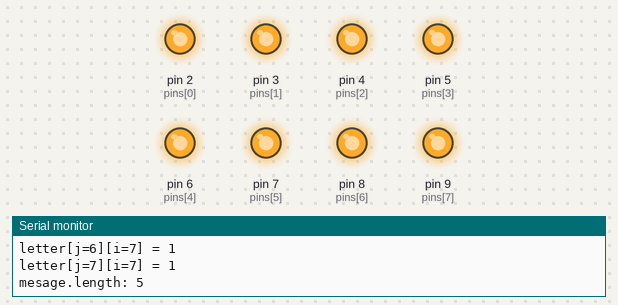
This sketch was run on a simulated Arduino Uno, built with avr-gcc and run on an emulated ATmega328P. Parts: output pins drawn as LEDs (lit = HIGH), the last lines printed to the serial monitor.

Above: at 1.48 s.
At 1.85 s:
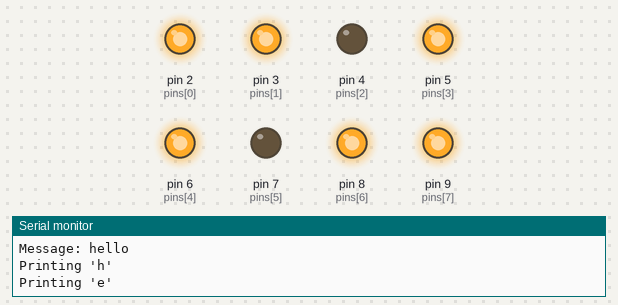
At 1.95 s:
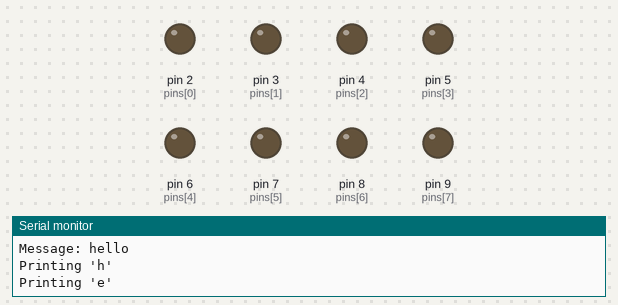
At 2.66 s:
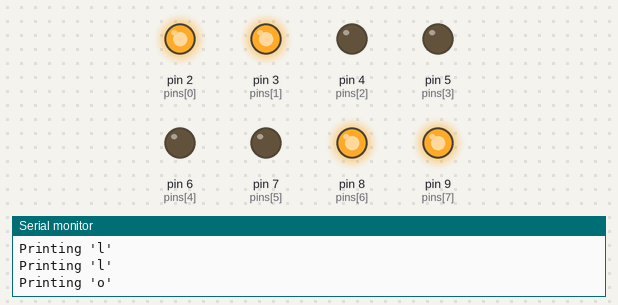
At 2.93 s:
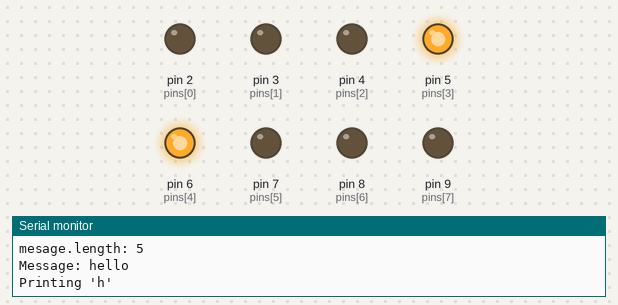
At 3.75 s:
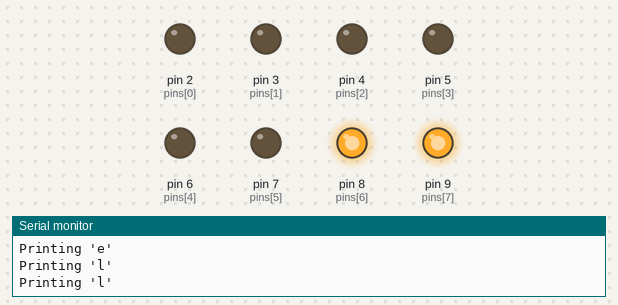
Timing chart, 0 to 4.5 s (numbered marks = the images above):
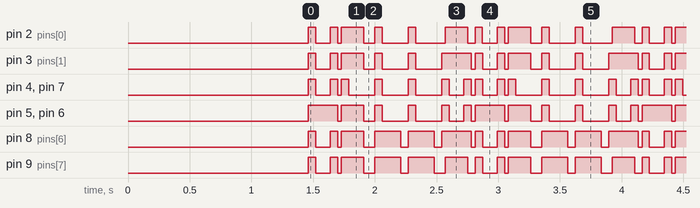

Measured:
- by itself, pin 3 (pins[1]): repeats every 1.4 s: LOW 0.12 s, HIGH 0.06 s, LOW 0.03 s, HIGH 0.18 s, LOW 0.09 s, 2 × (HIGH 0.06 s, LOW 0.21 s), HIGH 0.24 s, LOW 0.03 s, HIGH 0.06 s
- by itself, pin 8 (pins[6]): repeats every 1.4 s: LOW 0.12 s, HIGH 0.06 s, LOW 0.03 s, HIGH 0.18 s, LOW 0.09 s, 2 × (HIGH 0.21 s, LOW 0.06 s), HIGH 0.24 s, LOW 0.03 s, HIGH 0.06 s
- by itself, everything shown: repeats every 1.4 s, in 12 steps

The sketch:

LedStripController.ino
```cpp
const boolean a [][8] PROGMEM = {
  { 0, 0, 1, 1, 1, 1, 0, 0 },
  { 0, 0, 1, 1, 1, 1, 0, 0 },
  { 1, 1, 0, 0, 0, 0, 1, 1 },
  { 1, 1, 0, 0, 0, 0, 1, 1 },
  { 1, 1, 1, 1, 1, 1, 1, 1 },
  { 1, 1, 1, 1, 1, 1, 1, 1 },
  { 1, 1, 0, 0, 0, 0, 1, 1 },
  { 1, 1, 0, 0, 0, 0, 1, 1 }
};

const boolean b [][8] PROGMEM = {
  { 0, 1, 1, 1, 1, 1, 0, 0 },
  { 0, 1, 0, 0, 0, 0, 1, 0 },
  { 0, 1, 0, 0, 0, 0, 1, 0 },
  { 0, 1, 1, 1, 1, 1, 0, 0 },
  { 0, 1, 1, 1, 1, 1, 0, 0 },
  { 0, 1, 0, 0, 0, 0, 1, 0 },
  { 0, 1, 0, 0, 0, 0, 1, 0 },
  { 0, 1, 1, 1, 1, 1, 0, 0 }
};

const boolean c [][8] PROGMEM = {
  { 0, 0, 1, 1, 1, 1, 1, 0 },
  { 1, 1, 1, 1, 1, 1, 1, 0 },
  { 1, 1, 0, 0, 0, 0, 0, 0 },
  { 1, 1, 0, 0, 0, 0, 0, 0 },
  { 1, 1, 0, 0, 0, 0, 0, 0 },
  { 1, 1, 0, 0, 0, 0, 0, 0 },
  { 1, 1, 1, 1, 1, 1, 1, 0 },
  { 0, 0, 1, 1, 1, 1, 1, 0 }
};

const boolean d [][8] PROGMEM = {
  { 1, 1, 1, 1, 1, 1, 0, 0 },
  { 1, 1, 1, 1, 1, 1, 1, 0 },
  { 1, 1, 0, 0, 0, 0, 1, 1 },
  { 1, 1, 0, 0, 0, 0, 1, 1 },
  { 1, 1, 0, 0, 0, 0, 1, 1 },
  { 1, 1, 0, 0, 0, 0, 1, 1 },
  { 1, 1, 1, 1, 1, 1, 1, 0 },
  { 1, 1, 1, 1, 1, 1, 0, 0 }
};

const boolean e [][8] PROGMEM = {
  { 1, 1, 1, 1, 1, 1, 0, 0 },
  { 1, 1, 1, 1, 1, 1, 0, 0 },
  { 1, 1, 0, 0, 0, 0, 0, 0 },
  { 1, 1, 1, 1, 1, 1, 0, 0 },
  { 1, 1, 1, 1, 1, 1, 0, 0 },
  { 1, 1, 0, 0, 0, 0, 0, 0 },
  { 1, 1, 1, 1, 1, 1, 0, 0 },
  { 1, 1, 1, 1, 1, 1, 0, 0 }
};

const boolean f [][8] PROGMEM = {
  { 1, 1, 1, 1, 1, 1, 1, 0 },
  { 1, 1, 1, 1, 1, 1, 1, 0 },
  { 1, 1, 0, 0, 0, 0, 0, 0 },
  { 1, 1, 1, 1, 1, 1, 0, 0 },
  { 1, 1, 1, 1, 1, 1, 0, 0 },
  { 1, 1, 0, 0, 0, 0, 0, 0 },
  { 1, 1, 0, 0, 0, 0, 0, 0 },
  { 1, 1, 0, 0, 0, 0, 0, 0 }
};

const boolean g [][8] PROGMEM = {
  { 0, 1, 1, 1, 1, 1, 1, 1 },
  { 1, 1, 1, 1, 1, 1, 1, 1 },
  { 1, 1, 0, 0, 0, 0, 0, 0 },
  { 1, 1, 0, 0, 0, 0, 0, 0 },
  { 1, 1, 0, 0, 0, 0, 1, 1 },
  { 1, 1, 0, 0, 0, 0, 1, 1 },
  { 1, 1, 1, 1, 1, 1, 1, 1 },
  { 0, 1, 1, 1, 1, 1, 1, 1 }
};

const boolean h [][8] PROGMEM = {
  { 1, 1, 0, 0, 0, 0, 1, 1 },
  { 1, 1, 0, 0, 0, 0, 1, 1 },
  { 1, 1, 0, 0, 0, 0, 1, 1 },
  { 1, 1, 1, 1, 1, 1, 1, 1 },
  { 1, 1, 1, 1, 1, 1, 1, 1 },
  { 1, 1, 0, 0, 0, 0, 1, 1 },
  { 1, 1, 0, 0, 0, 0, 1, 1 },
  { 1, 1, 0, 0, 0, 0, 1, 1 }
};

const boolean i [][8] PROGMEM = {
  { 0, 1, 1, 1, 1, 1, 1, 0 },
  { 0, 1, 1, 1, 1, 1, 1, 0 },
  { 0, 0, 0, 1, 1, 0, 0, 0 },
  { 0, 0, 0, 1, 1, 0, 0, 0 },
  { 0, 0, 0, 1, 1, 0, 0, 0 },
  { 0, 0, 0, 1, 1, 0, 0, 0 },
  { 0, 1, 1, 1, 1, 1, 1, 0 },
  { 0, 1, 1, 1, 1, 1, 1, 0 }
};

const boolean j [][8] PROGMEM = {
  { 0, 1, 1, 1, 1, 1, 1, 0 },
  { 0, 1, 1, 1, 1, 1, 1, 0 },
  { 0, 0, 0, 0, 1, 1, 0, 0 },
  { 0, 0, 0, 0, 1, 1, 0, 0 },
  { 0, 0, 0, 0, 1, 1, 0, 0 },
  { 1, 1, 0, 0, 1, 1, 0, 0 },
  { 1, 1, 1, 1, 1, 1, 0, 0 },
  { 0, 1, 1, 1, 1, 0, 0, 0 }
};

const boolean k [][8] PROGMEM = {
  { 1, 1, 0, 0, 0, 1, 1, 0 },
  { 1, 1, 0, 0, 1, 1, 0, 0 },
  { 1, 1, 0, 1, 1, 0, 0, 0 },
  { 1, 1, 1, 1, 0, 0, 0, 0 },
  { 1, 1, 1, 1, 0, 0, 0, 0 },
  { 1, 1, 0, 1, 1, 0, 0, 0 },
  { 1, 1, 0, 0, 1, 1, 0, 0 },
  { 1, 1, 0, 0, 0, 1, 1, 0 }
};

const boolean l [][8] PROGMEM = {
  { 1, 1, 0, 0, 0, 0, 0, 0 },
  { 1, 1, 0, 0, 0, 0, 0, 0 },
  { 1, 1, 0, 0, 0, 0, 0, 0 },
  { 1, 1, 0, 0, 0, 0, 0, 0 },
  { 1, 1, 0, 0, 0, 0, 0, 0 },
  { 1, 1, 0, 0, 0, 0, 0, 0 },
  { 1, 1, 1, 1, 1, 1, 1, 0 },
  { 1, 1, 1, 1, 1, 1, 1, 0 }
};

const boolean m [][8] PROGMEM = {
  { 0, 1, 0, 0, 0, 0, 1, 0 },
  { 1, 1, 1, 0, 0, 1, 1, 1 },
  { 1, 1, 1, 1, 1, 1, 1, 1 },
  { 1, 1, 0, 1, 1, 0, 1, 1 },
  { 1, 1, 0, 1, 1, 0, 1, 1 },
  { 1, 1, 0, 1, 1, 0, 1, 1 },
  { 1, 1, 0, 1, 1, 0, 1, 1 },
  { 1, 1, 0, 1, 1, 0, 1, 1 }
};

const boolean n [][8] PROGMEM = {
  { 1, 1, 0, 0, 0, 0, 1, 1 },
  { 1, 1, 1, 0, 0, 0, 1, 1 },
  { 1, 1, 1, 1, 0, 0, 1, 1 },
  { 1, 1, 0, 1, 1, 0, 1, 1 },
  { 1, 1, 0, 0, 1, 1, 1, 1 },
  { 1, 1, 0, 0, 0, 1, 1, 1 },
  { 1, 1, 0, 0, 0, 0, 1, 1 },
  { 1, 1, 0, 0, 0, 0, 1, 1 }
};

const boolean o [][8] PROGMEM = {
  { 0, 1, 1, 1, 1, 1, 1, 0 },
  { 1, 1, 1, 1, 1, 1, 1, 1 },
  { 1, 1, 0, 0, 0, 0, 1, 1 },
  { 1, 1, 0, 0, 0, 0, 1, 1 },
  { 1, 1, 0, 0, 0, 0, 1, 1 },
  { 1, 1, 0, 0, 0, 0, 1, 1 },
  { 1, 1, 1, 1, 1, 1, 1, 1 },
  { 0, 1, 1, 1, 1, 1, 1, 0 }
};

const boolean p [][8] PROGMEM = {
  { 1, 1, 1, 1, 1, 1, 0, 0 },
  { 1, 1, 1, 1, 1, 1, 1, 0 },
  { 1, 1, 0, 0, 0, 0, 1, 1 },
  { 1, 1, 0, 0, 0, 0, 1, 1 },
  { 1, 1, 1, 1, 1, 1, 1, 0 },
  { 1, 1, 1, 1, 1, 1, 0, 0 },
  { 1, 1, 0, 0, 0, 0, 0, 0 },
  { 1, 1, 0, 0, 0, 0, 0, 0 }
};

const boolean q [][8] PROGMEM = {
  { 0, 0, 0, 0, 0, 0, 0, 0 },
  { 0, 1, 1, 1, 1, 1, 0, 0 },
  { 1, 0, 0, 0, 0, 0, 1, 0 },
  { 1, 0, 0, 0, 0, 0, 1, 0 },
  { 1, 0, 0, 0, 1, 0, 1, 0 },
  { 1, 0, 0, 0, 0, 1, 1, 0 },
  { 1, 0, 0, 0, 0, 0, 1, 0 },
  { 0, 1, 1, 1, 1, 1, 0, 1 }
};

const boolean r [][8] PROGMEM = {
  { 1, 1, 1, 1, 1, 1, 0, 0 },
  { 1, 1, 1, 1, 1, 1, 1, 0 },
  { 1, 1, 0, 0, 0, 0, 1, 1 },
  { 1, 1, 0, 0, 0, 0, 1, 1 },
  { 1, 1, 1, 1, 1, 1, 1, 0 },
  { 1, 1, 1, 1, 1, 0, 0, 0 },
  { 1, 1, 0, 0, 1, 1, 0, 0 },
  { 1, 1, 0, 0, 0, 1, 1, 0 }
};

const boolean s [][8] PROGMEM = {
  { 0, 0, 1, 1, 1, 1, 1, 0 },
  { 0, 1, 1, 1, 1, 1, 1, 1 },
  { 1, 1, 1, 0, 0, 0, 0, 0 },
  { 0, 1, 1, 1, 1, 1, 0, 0 },
  { 0, 0, 1, 1, 1, 1, 1, 0 },
  { 0, 0, 0, 0, 0, 1, 1, 1 },
  { 1, 1, 1, 1, 1, 1, 1, 0 },
  { 0, 1, 1, 1, 1, 1, 0, 0 }
};

const boolean t [][8] PROGMEM = {
  { 1, 1, 1, 1, 1, 1, 1, 1 },
  { 1, 1, 1, 1, 1, 1, 1, 1 },
  { 0, 0, 0, 1, 1, 0, 0, 0 },
  { 0, 0, 0, 1, 1, 0, 0, 0 },
  { 0, 0, 0, 1, 1, 0, 0, 0 },
  { 0, 0, 0, 1, 1, 0, 0, 0 },
  { 0, 0, 0, 1, 1, 0, 0, 0 },
  { 0, 0, 0, 1, 1, 0, 0, 0 }
};

const boolean u [][8] PROGMEM = {
  { 1, 1, 0, 0, 0, 0, 1, 1 },
  { 1, 1, 0, 0, 0, 0, 1, 1 },
  { 1, 1, 0, 0, 0, 0, 1, 1 },
  { 1, 1, 0, 0, 0, 0, 1, 1 },
  { 1, 1, 0, 0, 0, 0, 1, 1 },
  { 1, 1, 0, 0, 0, 0, 1, 1 },
  { 1, 1, 1, 1, 1, 1, 1, 1 },
  { 0, 1, 1, 1, 1, 1, 1, 0 }
};

const boolean v [][8] PROGMEM = {
  { 1, 1, 0, 0, 0, 0, 1, 1 },
  { 1, 1, 0, 0, 0, 0, 1, 1 },
  { 1, 1, 0, 0, 0, 0, 1, 1 },
  { 1, 1, 0, 0, 0, 0, 1, 1 },
  { 1, 1, 0, 0, 0, 0, 1, 1 },
  { 1, 1, 0, 0, 0, 0, 1, 1 },
  { 0, 1, 1, 1, 1, 1, 1, 0 },
  { 0, 0, 1, 1, 1, 1, 0, 0 }
};

const boolean w [][8] PROGMEM = {
  { 0, 0, 0, 0, 0, 0, 0, 0 },
  { 1, 1, 0, 0, 0, 0, 1, 1 },
  { 1, 1, 0, 1, 1, 0, 1, 1 },
  { 1, 1, 0, 1, 1, 0, 1, 1 },
  { 1, 1, 0, 1, 1, 0, 1, 1 },
  { 1, 1, 0, 1, 1, 0, 1, 1 },
  { 1, 1, 0, 1, 1, 0, 1, 1 },
  { 0, 1, 1, 1, 1, 1, 1, 0 }
};

const boolean x [][8] PROGMEM = {
  { 1, 1, 0, 0, 0, 0, 1, 1 },
  { 0, 1, 1, 0, 0, 1, 1, 0 },
  { 0, 0, 1, 1, 1, 1, 0, 0 },
  { 0, 0, 0, 1, 1, 0, 0, 0 },
  { 0, 0, 1, 1, 1, 1, 0, 0 },
  { 0, 1, 1, 0, 0, 1, 1, 0 },
  { 1, 1, 0, 0, 0, 0, 1, 1 },
  { 1, 0, 0, 0, 0, 0, 0, 1 }
};

const boolean y [][8] PROGMEM = {
  { 1, 1, 0, 0, 0, 0, 1, 1 },
  { 0, 1, 1, 0, 0, 1, 1, 0 },
  { 0, 0, 1, 1, 1, 1, 0, 0 },
  { 0, 0, 0, 1, 1, 0, 0, 0 },
  { 0, 0, 0, 1, 1, 0, 0, 0 },
  { 0, 0, 0, 1, 1, 0, 0, 0 },
  { 0, 0, 0, 1, 1, 0, 0, 0 },
  { 0, 0, 0, 1, 1, 0, 0, 0 }
};

const boolean z [][8] PROGMEM = {
  { 1, 1, 1, 1, 1, 1, 1, 1 },
  { 1, 1, 1, 1, 1, 1, 1, 1 },
  { 0, 0, 0, 0, 0, 1, 1, 1 },
  { 0, 0, 0, 0, 1, 1, 1, 0 },
  { 0, 0, 0, 1, 1, 1, 0, 0 },
  { 0, 0, 1, 1, 1, 0, 0, 0 },
  { 1, 1, 1, 1, 1, 1, 1, 1 },
  { 1, 1, 1, 1, 1, 1, 1, 1 }
};

const boolean space [][8] PROGMEM = {
  { 0, 0, 0, 0, 0, 0, 0, 0 },
  { 0, 0, 0, 0, 0, 0, 0, 0 },
  { 0, 0, 0, 0, 0, 0, 0, 0 },
  { 0, 0, 0, 0, 0, 0, 0, 0 },
  { 0, 0, 0, 0, 0, 0, 0, 0 },
  { 0, 0, 0, 0, 0, 0, 0, 0 },
  { 0, 0, 0, 0, 0, 0, 0, 0 },
  { 0, 0, 0, 0, 0, 0, 0, 0 }
};

int dTime = 30;
String message = "Hello";
int pins[] = {2,3,4,5,6,7,8,9};

void setup() {
  for(int i=0; i<sizeof(pins)/sizeof(int); i++){
    pinMode(pins[i], OUTPUT);
  }
  digitalWrite(10, HIGH);
  Serial.begin(9600);

  Serial.println("Printing h");
   for(int i=0; i<8; i++){
    for(int j=0; j<8; j++){
      Serial.print("letter[j=");
      Serial.print(j);
      Serial.print("][i=");
      Serial.print(i);
      Serial.print("] = ");
      Serial.println(pgm_read_byte(&h[j][i]));
    }
   }
}

// the loop function runs over and over again forever
void loop() {
  WriteCharacters(message);
}

void WriteCharacters(String letter){
  //char l[letter.length()];
  letter.toLowerCase();
  Serial.print("mesage.length: ");
  Serial.println(letter.length());
  Serial.print("Message: ");
  Serial.println(letter);

  for(int index=0; index<letter.length(); index++){
   if (letter[index] == 'a'){ Serial.println("Printing 'a'"); LightLeds(a);}
   else if (letter[index] == 'b'){ Serial.println("Printing 'b'");  LightLeds(b);}
   else if (letter[index] == 'c'){ Serial.println("Printing 'c'");  LightLeds(c);}
   else if (letter[index] == 'd'){ Serial.println("Printing 'd'");  LightLeds(d);}
   else if (letter[index] == 'e'){ Serial.println("Printing 'e'"); LightLeds(e);}
   else if (letter[index] == 'f'){ Serial.println("Printing 'f'"); LightLeds(f);}
   else if (letter[index] == 'g'){ Serial.println("Printing 'g'"); LightLeds(g);}
   else if (letter[index] == 'h'){ Serial.println("Printing 'h'"); LightLeds(h);}
   else if (letter[index] == 'i'){ Serial.println("Printing 'i'"); LightLeds(i);}
   else if (letter[index] == 'j'){ Serial.println("Printing 'j'"); LightLeds(j);}
   else if (letter[index] == 'k'){ Serial.println("Printing 'k'"); LightLeds(k);}
   else if (letter[index] == 'l'){ Serial.println("Printing 'l'"); LightLeds(l);}
   else if (letter[index] == 'm'){ Serial.println("Printing 'm'"); LightLeds(m);}
   else if (letter[index] == 'n'){ Serial.println("Printing 'n'"); LightLeds(n);}
   else if (letter[index] == 'o'){ Serial.println("Printing 'o'"); LightLeds(o);}
   else if (letter[index] == 'p'){ Serial.println("Printing 'p'"); LightLeds(p);}
   else if (letter[index] == 'q'){ Serial.println("Printing 'q'"); LightLeds(q);}
   else if (letter[index] == 'r'){ Serial.println("Printing 'r'"); LightLeds(r);}
   else if (letter[index] == 's'){ Serial.println("Printing 's'"); LightLeds(s);}
   else if (letter[index] == 't'){ Serial.println("Printing 't'"); LightLeds(t);}
   else if (letter[index] == 'u'){ Serial.println("Printing 'u'"); LightLeds(u);}
   else if (letter[index] == 'v'){ Serial.println("Printing 'v'"); LightLeds(v);}
   else if (letter[index] == 'w'){ Serial.println("Printing 'w'"); LightLeds(w);}
   else if (letter[index] == 'x'){ Serial.println("Printing 'x'"); LightLeds(x);}
   else if (letter[index] == 'y'){ Serial.println("Printing 'y'"); LightLeds(y);}
   else if (letter[index] == 'z'){ Serial.println("Printing 'z'"); LightLeds(z);}
   else if (letter[index] == ' '){ Serial.println("Printing space..."); LightLeds(space); }
  }
}

void LightLeds(const boolean letter[8][8]){
  boolean l = false;

  for(int i=0; i<8; i++){
    for(int j=0; j<8; j++){
      l = pgm_read_byte(&letter[j][i]);
      if (l == true){
       digitalWrite(pins[j], HIGH);
      }
      else {
       digitalWrite(pins[j], LOW);
      }
    }
    delay(dTime);
  }
  AllOff();
  delay(dTime);
}

void AllOff() {
 for(int i=0; i<8; i++){
  digitalWrite(pins[i], LOW);
 }
}
```
